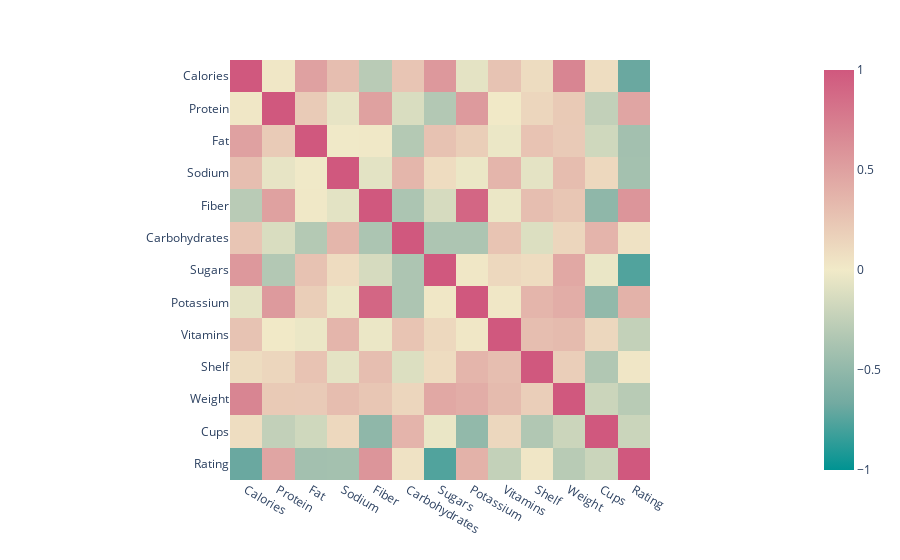

The cell this chart's notebook holds for it:
### Markdown cell above
*Sodium* followed by *potassium* has the largest spread; *vitamins* and *fibre* are the most skewed and not normally distributed; and again *fibre* and *vitamins* have the highest kurtosis.

### Code cell
px.imshow(df.corr(),color_continuous_scale="tealrose",color_continuous_midpoint=0)

### Figure 1 — Plotly figure (JSON) as saved in the notebook; plotly's stock layout.template omitted (floating-point values rounded to 4 significant figures; data arrays with more than 128 entries replaced by an {"elided": "..."} marker saying what was removed)
{"data": [{"coloraxis": "coloraxis", "hovertemplate": "x: %{x}<br>y: %{y}<br>color: %{z}<extra></extra>", "type": "heatmap", "x": ["Calories", "Protein", "Fat", "Sodium", "Fiber", "Carbohydrates", "Sugars", "Potassium", "Vitamins", "Shelf", "Weight", "Cups", "Rating"], "y": ["Calories", "Protein", "Fat", "Sodium", "Fiber", "Carbohydrates", "Sugars", "Potassium", "Vitamins", "Shelf", "Weight", "Cups", "Rating"], "z": {"elided": "13x13 float values"}}], "layout": {"coloraxis": {"cmid": 0, "colorscale": [[0, "rgb(0, 147, 146)"], [0.1667, "rgb(114, 170, 161)"], [0.3333, "rgb(177, 199, 179)"], [0.5, "rgb(241, 234, 200)"], [0.6667, "rgb(229, 185, 173)"], [0.8333, "rgb(217, 137, 148)"], [1, "rgb(208, 88, 126)"]]}, "margin": {"t": 60}, "xaxis": {"constrain": "domain", "scaleanchor": "y"}, "yaxis": {"autorange": "reversed", "constrain": "domain"}}}
